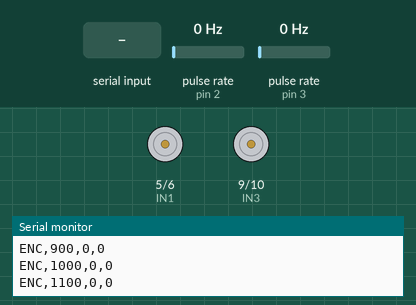
A sketch run on a simulated Arduino Uno, built with avr-gcc and run on an emulated ATmega328P. Shown: motor-driver pin pairs drawn as motors (green arrow = first pin HIGH = forward, orange = second pin HIGH = backward, longer = more drive), the last lines printed to the serial monitor. Wiring (inferred from the names in the program): 2 × pulse sensor: data pin 2 / data pin 3. The inputs (shaded band) are chosen by the test bench; at power-on: pulse rate (sensors on pin 2, pin 3) 0 Hz.

Above: at 1.2 s.
1.3 s: "a" received over Serial
At 2.0 s:
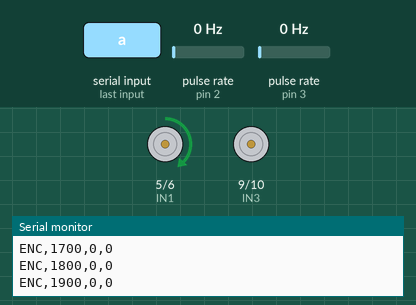
2.8 s: "d" received over Serial
At 3.2 s:
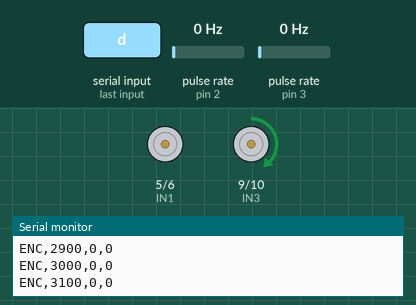
4.3 s: "w" received over Serial
At 5.5 s:
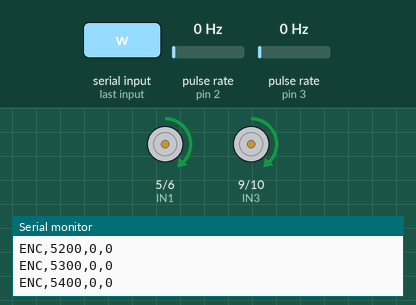
5.8 s: "D" received over Serial
At 6.7 s:
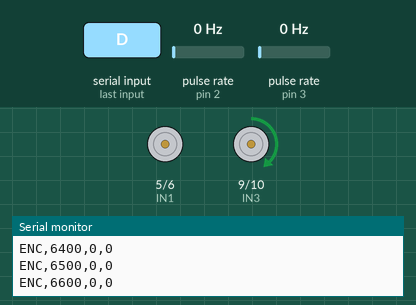
7.3 s: "W" received over Serial
At 7.8 s:
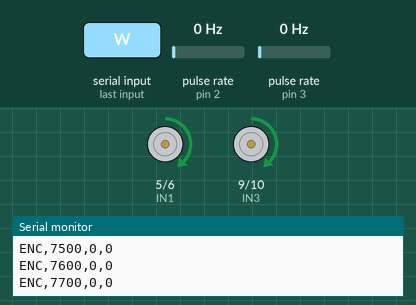
Timing chart, 0 to 9.8 s (numbered marks = the images above; inputs shaded):
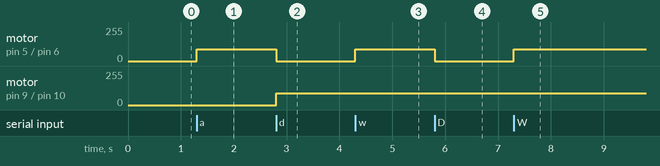

The sketch:

car_controller.ino
```cpp
// L298N motor pins
const int IN1 = 5;   // Left motor forward (PWM)
const int IN2 = 6;   // Left motor reverse
const int IN3 = 9;   // Right motor forward (PWM)
const int IN4 = 10;  // Right motor reverse

// Encoder pins
const int ENC_PIN_RIGHT = 2;
const int ENC_PIN_LEFT  = 3;

// Encoder reporting
const unsigned long ENC_PRINT_MS = 100;
const unsigned long ENC_MIN_PULSE_US = 200;

// Speed settings
const int SPEED = 90;       // 0-255
const int KICK_MS = 0;      // Full-power startup burst; 0 disables it

bool moving = false;

// Encoder counters
volatile unsigned long rightCount = 0;
volatile unsigned long leftCount = 0;

volatile unsigned long lastRightUs = 0;
volatile unsigned long lastLeftUs = 0;

unsigned long lastPrintMs = 0;

// Right encoder interrupt
void onRightPulse() {
  unsigned long now = micros();

  if (now - lastRightUs >= ENC_MIN_PULSE_US) {
    rightCount++;
    lastRightUs = now;
  }
}

// Left encoder interrupt
void onLeftPulse() {
  unsigned long now = micros();

  if (now - lastLeftUs >= ENC_MIN_PULSE_US) {
    leftCount++;
    lastLeftUs = now;
  }
}

// Drive motors using PWM
void drive(int l1, int r1) {
  if (!moving && KICK_MS > 0) {
    // Full-power startup burst
    analogWrite(IN1, l1 ? 255 : 0);
    analogWrite(IN3, r1 ? 255 : 0);

    digitalWrite(IN2, LOW);
    digitalWrite(IN4, LOW);

    delay(KICK_MS);
  }

  // Drop to requested PWM speed
  analogWrite(IN1, l1);
  digitalWrite(IN2, LOW);

  analogWrite(IN3, r1);
  digitalWrite(IN4, LOW);

  moving = true;
}

void setup() {
  pinMode(IN1, OUTPUT);
  pinMode(IN2, OUTPUT);
  pinMode(IN3, OUTPUT);
  pinMode(IN4, OUTPUT);

  pinMode(ENC_PIN_RIGHT, INPUT_PULLUP);
  pinMode(ENC_PIN_LEFT, INPUT_PULLUP);

  attachInterrupt(digitalPinToInterrupt(ENC_PIN_RIGHT),
                  onRightPulse, RISING);

  attachInterrupt(digitalPinToInterrupt(ENC_PIN_LEFT),
                  onLeftPulse, RISING);

  Serial.begin(9600);

  stopAll();
}

// Main control loop
void loop() {
  if (Serial.available() > 0) {
    char c = Serial.read();

    if (c == 'a' || c == 'A') {
      drive(SPEED, 0);
      Serial.println("Left side: FORWARD");
    }
    else if (c == 'd' || c == 'D') {
      drive(0, SPEED);
      Serial.println("Right side: FORWARD");
    }
    else if (c == 'w' || c == 'W') {
      drive(SPEED, SPEED);
      Serial.println("Both sides: FORWARD");
    }
    else {
      stopAll();
      Serial.println("All stopped");
    }
  }

  printEncoders();
}

// Stop both motors
void stopAll() {
  digitalWrite(IN1, LOW);
  digitalWrite(IN2, LOW);
  digitalWrite(IN3, LOW);
  digitalWrite(IN4, LOW);

  moving = false;
}

// Print encoder counts every 100 ms
void printEncoders() {
  unsigned long now = millis();

  if (now - lastPrintMs >= ENC_PRINT_MS) {
    lastPrintMs = now;

    unsigned long left, right;

    noInterrupts();
    left = leftCount;
    right = rightCount;
    interrupts();

    Serial.print("ENC,");
    Serial.print(now);
    Serial.print(",");
    Serial.print(left);
    Serial.print(",");
    Serial.println(right);
  }
}
```

Measured:
- after the input at 1.3 s, motor on pin 5 (IN1) / pin 6 (IN2): stopped → forward 90/255 at once
- after the input at 2.8 s, motor on pin 5 (IN1) / pin 6 (IN2): forward 90/255 → stopped at once; motor on pin 9 (IN3) / pin 10 (IN4): stopped → forward 90/255 at once
- after the input at 4.3 s, motor on pin 5 (IN1) / pin 6 (IN2): stopped → forward 90/255 at once
- after the input at 5.8 s, motor on pin 5 (IN1) / pin 6 (IN2): forward 90/255 → stopped at once
- after the input at 7.3 s, motor on pin 5 (IN1) / pin 6 (IN2): stopped → forward 90/255 at once
